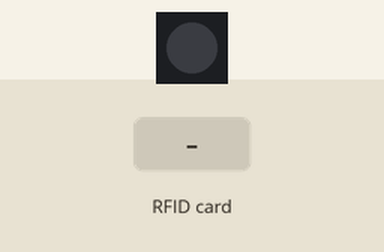
This program was run on a simulated ESP32-C6. On the bench: 1 RGB LEDs in strip order, left to right. The inputs (shaded band) are chosen by the test bench. Dim RGB values are drawn brighter than linear; WiFi joins after 1.5 s; servers stay silent unless stated; uploads are accepted with an empty reply; storage starts empty; what the program prints to the serial monitor is not drawn.

Above: at 0.0 s.
At 3.8 s:
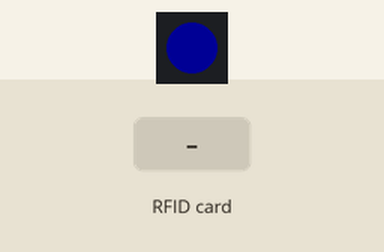
3.9 s: RFID card 5E 7A 19 C4 held to the reader
At 5.1 s:
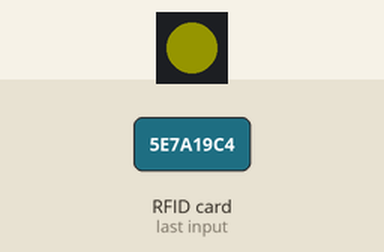
Timing chart, 0 to 8.1 s (numbered marks = the images above; inputs shaded):
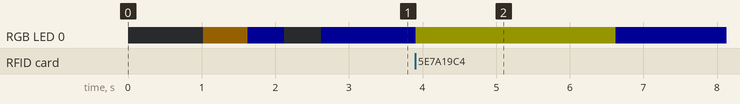

The program:

main.cpp
```cpp
#include <Arduino.h>
#include <Wire.h>
#include <Adafruit_PN532.h>
#include <Adafruit_NeoPixel.h>
#include <WiFi.h>
#include <HTTPClient.h>
#include <ArduinoJson.h>
#include "secrets.h"
#include <LittleFS.h>

// --- Pin Definitions ---
// I2C Interface
#define PN532_SDA_PIN   4  // SDA
#define PN532_SCL_PIN   5  // SCL
// Control Pins
#define PN532_IRQ_PIN   0  // Interrupt Request
#define PN532_RST_PIN   1  // Reset

// On-board LED
#define RGB_BUILTIN 8

// --- Objects ---
Adafruit_PN532 nfc(PN532_IRQ_PIN, PN532_RST_PIN);
Adafruit_NeoPixel pixel(1, RGB_BUILTIN, NEO_GRB + NEO_KHZ800);

// --- Functions ---
void connectToWiFi();
bool sendToSupabase(String uid); // Returns true on success
void saveOffline(String uid);
void processOfflineQueue();
void updateStatusLED();

void setup(void) {
  Serial.begin(115200);
  delay(1000);
  Serial.println("\nESP32-C6 NFC Scanner Initializing...");

  // Initialize LED
  pixel.begin();
  pixel.setBrightness(20);
  pixel.setPixelColor(0, pixel.Color(255, 165, 0)); // Orange (Booting)
  pixel.show();

  // Initialize LittleFS
  if(!LittleFS.begin(true)){
    Serial.println("LittleFS Mount Failed");
    return;
  }

  // Initialize I2C
  Wire.begin(PN532_SDA_PIN, PN532_SCL_PIN);

  // Initialize PN532
  nfc.begin();
  uint32_t versiondata = nfc.getFirmwareVersion();
  if (!versiondata) {
    Serial.println("Didn't find PN53x board");
    pixel.setPixelColor(0, pixel.Color(255, 0, 0)); // Red (Error)
    pixel.show();
    while (1) delay(10);
  }

  Serial.print("Found chip PN5");
  Serial.println((versiondata>>24) & 0xFF, HEX);
  nfc.SAMConfig();

  // Connect to Wi-Fi
  connectToWiFi();

  Serial.println("Waiting for an ISO14443A Card ...");
  updateStatusLED(); // Set LED based on connection status
}

void loop(void) {
  uint8_t success;
  uint8_t uid[] = { 0, 0, 0, 0, 0, 0, 0 };
  uint8_t uidLength;

  // 1. Process Offline Queue (if connected)
  // Check every 30 seconds or so, non-blocking check would be better,
  // but for now we can just check if wifi is up.
  static unsigned long lastSyncTime = 0;
  if (millis() - lastSyncTime > 30000 && WiFi.status() == WL_CONNECTED) {
    processOfflineQueue();
    lastSyncTime = millis();
  }

  // 2. Scan for Card
  success = nfc.readPassiveTargetID(PN532_MIFARE_ISO14443A, uid, &uidLength, 100);

  if (success) {
    // Flash Yellow (Processing)
    pixel.setPixelColor(0, pixel.Color(255, 255, 0));
    pixel.show();

    Serial.println("Found an ISO14443A card");

    // Convert UID to String
    String uidString = "";
    for (uint8_t i = 0; i < uidLength; i++) {
      if (uid[i] < 0x10) uidString += "0";
      uidString += String(uid[i], HEX);
    }
    uidString.toUpperCase();

    Serial.print("  UID Value: ");
    Serial.println(uidString);

    // Try sending to Database
    bool sent = sendToSupabase(uidString);

    if (!sent) {
      // If failed, save offline
      saveOffline(uidString);
      // Flash Yellow (Saved Offline) instead of Green
      pixel.setPixelColor(0, pixel.Color(255, 255, 0));
      pixel.show();
      delay(500);
    }

    // Debounce
    delay(2000);
    updateStatusLED(); // Restore LED status
  }
}

void updateStatusLED() {
  if (WiFi.status() == WL_CONNECTED) {
    pixel.setPixelColor(0, pixel.Color(0, 0, 255)); // Blue (Online)
  } else {
    // Offline Mode: Solid Red
    pixel.setPixelColor(0, pixel.Color(255, 0, 0));
  }
  pixel.show();
}

void connectToWiFi() {
  Serial.print("Connecting to WiFi");

  WiFi.mode(WIFI_STA);
  WiFi.disconnect();
  delay(100);

  if (String(WIFI_PASSWORD) == "") {
    WiFi.begin(WIFI_SSID);
  } else {
    WiFi.begin(WIFI_SSID, WIFI_PASSWORD);
  }

  int attempts = 0;
  while (WiFi.status() != WL_CONNECTED) {
    if (attempts > 120) { // 60 seconds
      Serial.println("\nWiFi Connect Failed! Starting in Offline Mode.");
      // Indicate Error: Flash Red 3 times
      for(int i=0; i<3; i++) {
        pixel.setPixelColor(0, pixel.Color(255, 0, 0));
        pixel.show();
        delay(200);
        pixel.setPixelColor(0, 0);
        pixel.show();
        delay(200);
      }
      return;
    }
    delay(500);
    Serial.print(".");
    if (attempts % 2 == 0) pixel.setPixelColor(0, pixel.Color(0, 0, 255));
    else pixel.setPixelColor(0, 0);
    pixel.show();
    attempts++;
  }
  Serial.println("\nWiFi connected");
  Serial.println("IP address: ");
  Serial.println(WiFi.localIP());
}

bool sendToSupabase(String uid) {
  if(WiFi.status() == WL_CONNECTED) {
    HTTPClient http;
    String url = String(SUPABASE_URL) + "/rest/v1/scans";

    http.begin(url);
    http.addHeader("Content-Type", "application/json");
    http.addHeader("apikey", SUPABASE_KEY);
    http.addHeader("Authorization", "Bearer " + String(SUPABASE_KEY));
    http.addHeader("Prefer", "return=representation");

    JsonDocument doc;
    doc["uid"] = uid;

    String requestBody;
    serializeJson(doc, requestBody);

    int httpResponseCode = http.POST(requestBody);
    http.end();

    if (httpResponseCode == 201) {
      Serial.println("Supabase Upload Success");
      // Green Flash
      pixel.setPixelColor(0, pixel.Color(0, 255, 0));
      pixel.show();
      delay(500);
      return true;
    } else {
      Serial.print("Supabase Upload Failed: ");
      Serial.println(httpResponseCode);
      return false;
    }
  } else {
    Serial.println("No WiFi connection for upload.");
    return false;
  }
}

void saveOffline(String uid) {
  Serial.println("Saving offline...");
  File file = LittleFS.open("/queue.txt", "a");
  if(file){
    file.println(uid);
    file.close();
    Serial.println("Saved to /queue.txt");
  } else {
    Serial.println("Failed to open /queue.txt for appending");
  }
}

void processOfflineQueue() {
  if(!LittleFS.exists("/queue.txt")) return;

  Serial.println("Processing Offline Queue...");

  // 1. Rename queue to sending
  LittleFS.rename("/queue.txt", "/sending.txt");

  File file = LittleFS.open("/sending.txt", "r");
  if(!file){
    Serial.println("Failed to open queue file");
    return;
  }

  // 2. Read line by line
  while(file.available()){
    String uid = file.readStringUntil('\n');
    uid.trim(); // Remove whitespace/newline
    if(uid.length() > 0) {
      Serial.print("Syncing offline UID: ");
      Serial.println(uid);
      bool sent = sendToSupabase(uid);
      if(!sent) {
        // If fail, put back in queue
        saveOffline(uid);
      }
      delay(200); // Small delay between uploads
    }
  }
  file.close();

  // 3. Delete processed file
  LittleFS.remove("/sending.txt");
  Serial.println("Offline Queue Processing Complete");
}
```

secrets_example.h
```cpp
#ifndef SECRETS_H
#define SECRETS_H

// Replace with your actual credentials
#define WIFI_SSID       "YOUR_WIFI_SSID"
#define WIFI_PASSWORD   "YOUR_WIFI_PASSWORD" // Leave empty for open networks

// Supabase Project URL (e.g., https://xyz.supabase.co)
#define SUPABASE_URL    "YOUR_SUPABASE_URL"

// Supabase Anon Key (found in Project Settings -> API)
#define SUPABASE_KEY    "YOUR_SUPABASE_ANON_KEY"

#endif
```

Measured:
- after the input at 3.9 s, RGB LED 0: RGB(0, 0, 20) → RGB(20, 20, 0) at once, → RGB(0, 0, 20) 2.7 s later
